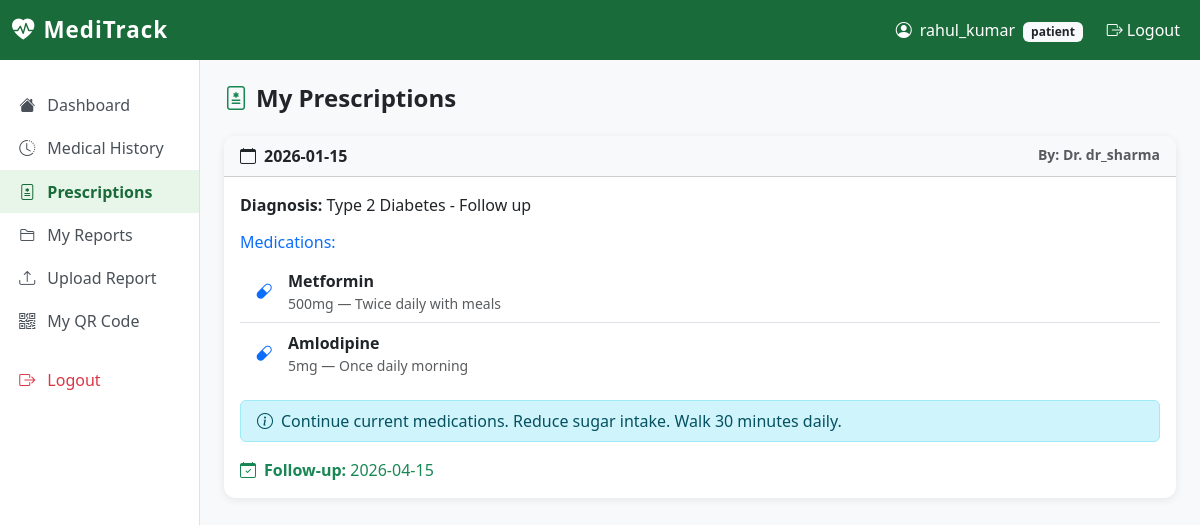
Page /patient/prescriptions (signed in) on the committed database.
### tables this page shows
CREATE TABLE prescriptions (
            prescription_id TEXT PRIMARY KEY,       -- Unique prescription ID
            patient_id TEXT NOT NULL,               -- Links to patients
            doctor_user_id TEXT NOT NULL,           -- Doctor who wrote it
            prescription_date TEXT NOT NULL,        -- Date of prescription
            diagnosis TEXT,                         -- What was diagnosed
            medications_json TEXT,                  -- JSON list of prescribed medications
            instructions TEXT,                      -- Doctor's instructions
            follow_up_date TEXT,                    -- Next appointment date
            sync_status TEXT DEFAULT 'pending',     -- Cloud sync status
            FOREIGN KEY (patient_id) REFERENCES patients(patient_id),
            FOREIGN KEY (doctor_user_id) REFERENCES users(user_id)
        );

CREATE TABLE users (
            user_id TEXT PRIMARY KEY,           -- Unique UUID for every user
            username TEXT UNIQUE NOT NULL,      -- Login username
            password_hash TEXT NOT NULL,        -- Hashed password (never plain text)
            role TEXT NOT NULL,                 -- 'patient', 'doctor', 'admin', 'paramedic'
            is_active INTEGER DEFAULT 1,        -- 1 = active, 0 = deactivated
            created_at TEXT NOT NULL,           -- When account was created
            last_login TEXT                     -- Last login timestamp
        );

### app/routes/patient.py (the view)
@patient_bp.route('/prescriptions')
@patient_required
def prescriptions():
    patient = get_current_patient()
    patient_id = patient['patient_id']
    all_prescriptions = execute_query(
        """SELECT p.*, u.username as doctor_username
           FROM prescriptions p
           JOIN users u ON p.doctor_user_id = u.user_id
           WHERE p.patient_id = ?
           ORDER BY p.prescription_date DESC""",
        (patient_id,), fetch=True
    )
    import json
    for prescription in (all_prescriptions or []):
        try:
            prescription['medications_list'] = json.loads(prescription.get('medications_json', '[]'))
        except Exception:
            prescription['medications_list'] = []
    log_audit(session['user_id'], 'patient', 'VIEW_PRESCRIPTIONS',
              target_patient_id=patient_id,
              details='Patient viewed prescriptions',
              ip_address=request.remote_addr)
    return render_template('patient/prescriptions.html',
        patient=patient,
        prescriptions=all_prescriptions or []
    )

### app/database/local_db.py (called while the page is built)
def get_connection():
    conn = sqlite3.connect(LOCAL_DB_PATH)
    conn.row_factory = sqlite3.Row  # Allows accessing columns by name
    conn.execute("PRAGMA foreign_keys = ON")  # Enable foreign key support
    conn.execute("PRAGMA journal_mode = WAL")  # Better performance for concurrent access
    return conn

def execute_query(query, params=(), fetch=False, fetchone=False):
    conn = get_connection()
    cursor = conn.cursor()
    try:
        cursor.execute(query, params)
        if fetchone:
            result = cursor.fetchone()
            return dict(result) if result else None
        if fetch:
            results = cursor.fetchall()
            return [dict(row) for row in results]
        conn.commit()
        return cursor.lastrowid
    except Exception as e:
        conn.rollback()
        raise e
    finally:
        conn.close()

### app/routes/patient.py (called while the page is built)
def patient_required(f):
    @wraps(f)
    def decorated_function(*args, **kwargs):
        if 'user_id' not in session:
            flash('Please log in to access this page.', 'error')
            return redirect(url_for('auth.login'))
        if session.get('role') != 'patient':
            flash('Access denied. This page is for patients only.', 'error')
            return redirect(url_for('auth.dashboard_redirect'))
        return f(*args, **kwargs)
    return decorated_function

def get_current_patient():
    return execute_query(
        "SELECT * FROM patients WHERE user_id = ?",
        (session['user_id'],),
        fetchone=True
    )

### app/services/auth_service.py (called while the page is built)
def log_audit(user_id, user_role, action, target_patient_id=None, details=None, ip_address=None):
    audit_id = str(uuid.uuid4())
    timestamp = datetime.now().isoformat()
    execute_query(
        """INSERT INTO audit_log (audit_id, user_id, user_role, action, target_patient_id, details, ip_address, timestamp)
           VALUES (?, ?, ?, ?, ?, ?, ?, ?)""",
        (audit_id, user_id, user_role, action, target_patient_id, details, ip_address, timestamp)
    )

### app/templates/patient/prescriptions.html (shortened to what this page needs)
{% extends "base.html" %}
{% block content %}
<h4 class="fw-bold mb-4"><i class="bi bi-file-medical me-2 text-success"></i>My Prescriptions</h4>
{% if prescriptions %}
{% for p in prescriptions %}
<div class="card mb-3">
    <div class="card-header bg-light d-flex justify-content-between">
        <span><i class="bi bi-calendar me-2"></i>{{ p.prescription_date }}</span>
        <span class="text-muted small">By: Dr. {{ p.doctor_username }}</span>
    </div>
    <div class="card-body">
        {% if p.diagnosis %}<p><strong>Diagnosis:</strong> {{ p.diagnosis }}</p>{% endif %}
        {% if p.medications_list %}
        <h6 class="text-primary">Medications:</h6>
        <ul class="list-group list-group-flush mb-3">
            {% for med in p.medications_list %}
            <li class="list-group-item d-flex align-items-center">
                <i class="bi bi-capsule text-primary me-3"></i>
                <div>
                    <strong>{{ med.name }}</strong>
                    <small class="text-muted d-block">{{ med.dose }} — {{ med.frequency }}</small>
                </div>
            </li>
            {% endfor %}
        </ul>
        {% endif %}
        {% if p.instructions %}<div class="alert alert-info py-2"><i class="bi bi-info-circle me-2"></i>{{ p.instructions }}</div>{% endif %}
        {% if p.follow_up_date %}<p class="mb-0 text-success"><i class="bi bi-calendar-check me-2"></i><strong>Follow-up:</strong> {{ p.follow_up_date }}</p>{% endif %}
    </div>
</div>
{% endfor %}
{% else %}
<div class="text-center py-5"><i class="bi bi-file-medical text-muted" style="font-size:3rem;"></i><p class="text-muted mt-3">No prescriptions on record yet.</p></div>
{% endif %}
{% endblock %}

### app/templates/base.html (style rules this page uses)
:root { --primary: #1a6b3a; --primary-dark: #124d2b; --accent: #e8f5e9; --danger-bg: #fff5f5; }
body { background-color: #f8f9fa; font-family: 'Segoe UI', sans-serif; }
.card { border: none; box-shadow: 0 2px 8px rgba(0,0,0,0.08); border-radius: 12px; }
.card-header { border-radius: 12px 12px 0 0 !important; font-weight: 600; }

### rows in the picture
prescriptions: prescription_date "2026-01-15", doctor_username "dr_sharma", diagnosis "Type 2 Diabetes - Follow up", name "Metformin" "Amlodipine", dose "500mg" "5mg", frequency "Twice daily with meals" "Once daily morning", instructions "Continue current medications. Reduce sugar intake. Walk 30 minutes daily.", follow_up_date "2026-04-15"

### other values in the picture
{{ session.username }} "rahul_kumar"
{{ session.role }} "patient"
